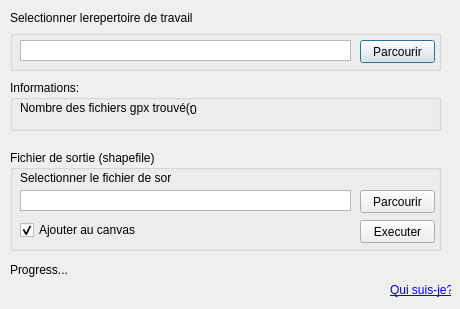
<?xml version="1.0" encoding="UTF-8"?>
<ui version="4.0">
 <class>gpx_shp</class>
 <widget class="QDialog" name="gpx_shp">
  <property name="geometry">
   <rect>
    <x>0</x>
    <y>0</y>
    <width>460</width>
    <height>309</height>
   </rect>
  </property>
  <property name="windowTitle">
   <string>REGROUPEMENT &amp; CONVERTIR GPX en SHP</string>
  </property>
  <widget class="QGroupBox" name="grb_Layer">
   <property name="geometry">
    <rect>
     <x>10</x>
     <y>30</y>
     <width>431</width>
     <height>41</height>
    </rect>
   </property>
   <property name="title">
    <string/>
   </property>
   <widget class="QPushButton" name="btn_RepgpxOuvrir">
    <property name="geometry">
     <rect>
      <x>350</x>
      <y>10</y>
      <width>75</width>
      <height>23</height>
     </rect>
    </property>
    <property name="text">
     <string>Parcourir</string>
    </property>
   </widget>
   <widget class="QTextEdit" name="rep_travail">
    <property name="geometry">
     <rect>
      <x>10</x>
      <y>10</y>
      <width>331</width>
      <height>21</height>
     </rect>
    </property>
    <property name="contextMenuPolicy">
     <enum>Qt::DefaultContextMenu</enum>
    </property>
    <property name="acceptDrops">
     <bool>true</bool>
    </property>
    <property name="frameShape">
     <enum>QFrame::StyledPanel</enum>
    </property>
    <property name="lineWidth">
     <number>1</number>
    </property>
    <property name="verticalScrollBarPolicy">
     <enum>Qt::ScrollBarAlwaysOff</enum>
    </property>
   </widget>
  </widget>
  <widget class="QLabel" name="label_19">
   <property name="geometry">
    <rect>
     <x>10</x>
     <y>10</y>
     <width>211</width>
     <height>16</height>
    </rect>
   </property>
   <property name="text">
    <string>Selectionner lerepertoire de travail</string>
   </property>
  </widget>
  <widget class="QGroupBox" name="grb_Echelle">
   <property name="geometry">
    <rect>
     <x>10</x>
     <y>80</y>
     <width>431</width>
     <height>51</height>
    </rect>
   </property>
   <property name="title">
    <string>Informations:</string>
   </property>
   <widget class="QLabel" name="label_5">
    <property name="geometry">
     <rect>
      <x>10</x>
      <y>20</y>
      <width>171</width>
      <height>16</height>
     </rect>
    </property>
    <property name="text">
     <string>Nombre des fichiers gpx trouvé(s)</string>
    </property>
   </widget>
   <widget class="QLabel" name="lbl_Events">
    <property name="geometry">
     <rect>
      <x>180</x>
      <y>20</y>
      <width>191</width>
      <height>20</height>
     </rect>
    </property>
    <property name="text">
     <string>0</string>
    </property>
   </widget>
  </widget>
  <widget class="QGroupBox" name="groupBox">
   <property name="geometry">
    <rect>
     <x>10</x>
     <y>150</y>
     <width>431</width>
     <height>101</height>
    </rect>
   </property>
   <property name="title">
    <string>Fichier de sortie (shapefile)</string>
   </property>
   <widget class="QTextEdit" name="rep_shpSave">
    <property name="geometry">
     <rect>
      <x>10</x>
      <y>40</y>
      <width>331</width>
      <height>21</height>
     </rect>
    </property>
    <property name="contextMenuPolicy">
     <enum>Qt::DefaultContextMenu</enum>
    </property>
    <property name="acceptDrops">
     <bool>true</bool>
    </property>
    <property name="frameShape">
     <enum>QFrame::StyledPanel</enum>
    </property>
    <property name="lineWidth">
     <number>1</number>
    </property>
    <property name="verticalScrollBarPolicy">
     <enum>Qt::ScrollBarAlwaysOff</enum>
    </property>
   </widget>
   <widget class="QLabel" name="label_15">
    <property name="geometry">
     <rect>
      <x>10</x>
      <y>20</y>
      <width>151</width>
      <height>16</height>
     </rect>
    </property>
    <property name="text">
     <string>Selectionner le fichier de sortie</string>
    </property>
   </widget>
   <widget class="QPushButton" name="btn_RepshpSave">
    <property name="geometry">
     <rect>
      <x>350</x>
      <y>40</y>
      <width>75</width>
      <height>23</height>
     </rect>
    </property>
    <property name="text">
     <string>Parcourir</string>
    </property>
   </widget>
   <widget class="QCheckBox" name="chbxCanvas">
    <property name="geometry">
     <rect>
      <x>10</x>
      <y>70</y>
      <width>141</width>
      <height>20</height>
     </rect>
    </property>
    <property name="text">
     <string>Ajouter au canvas</string>
    </property>
    <property name="checked">
     <bool>true</bool>
    </property>
   </widget>
   <widget class="QPushButton" name="btn_Executer">
    <property name="geometry">
     <rect>
      <x>350</x>
      <y>70</y>
      <width>75</width>
      <height>23</height>
     </rect>
    </property>
    <property name="text">
     <string>Executer</string>
    </property>
   </widget>
  </widget>
  <widget class="QLabel" name="lbl_progress">
   <property name="geometry">
    <rect>
     <x>10</x>
     <y>260</y>
     <width>441</width>
     <height>20</height>
    </rect>
   </property>
   <property name="text">
    <string>Progress...</string>
   </property>
  </widget>
  <widget class="QLabel" name="lbl_moi_web">
   <property name="geometry">
    <rect>
     <x>390</x>
     <y>280</y>
     <width>61</width>
     <height>20</height>
    </rect>
   </property>
   <property name="text">
    <string>&lt;html&gt;&lt;head/&gt;&lt;body&gt;&lt;p&gt;&lt;a href=&quot;https://bien-geomatics.000webhostapp.com/index.html&quot;&gt;&lt;span style=&quot; color:#0000ff;&quot;&gt;Qui suis-je?&lt;/span&gt;&lt;/a&gt;&lt;/p&gt;&lt;/body&gt;&lt;/html&gt;</string>
   </property>
  </widget>
 </widget>
 <resources/>
 <connections/>
</ui>
